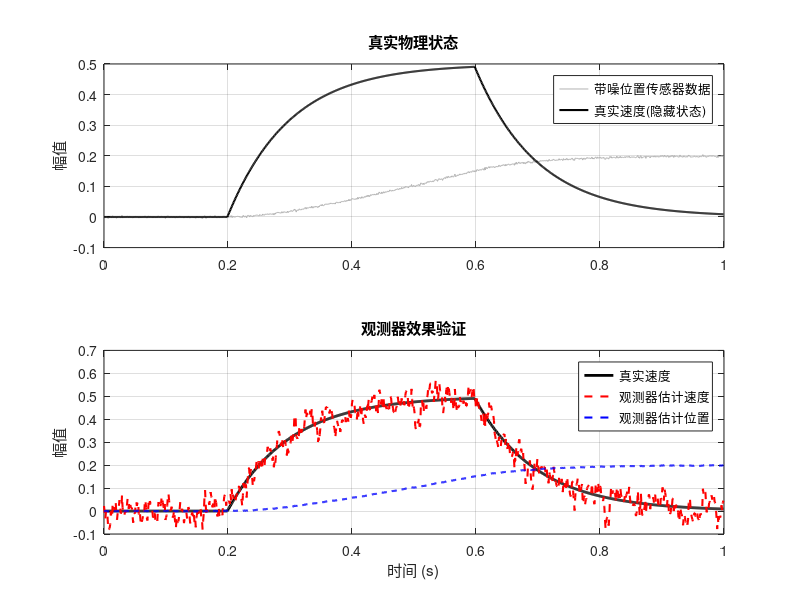
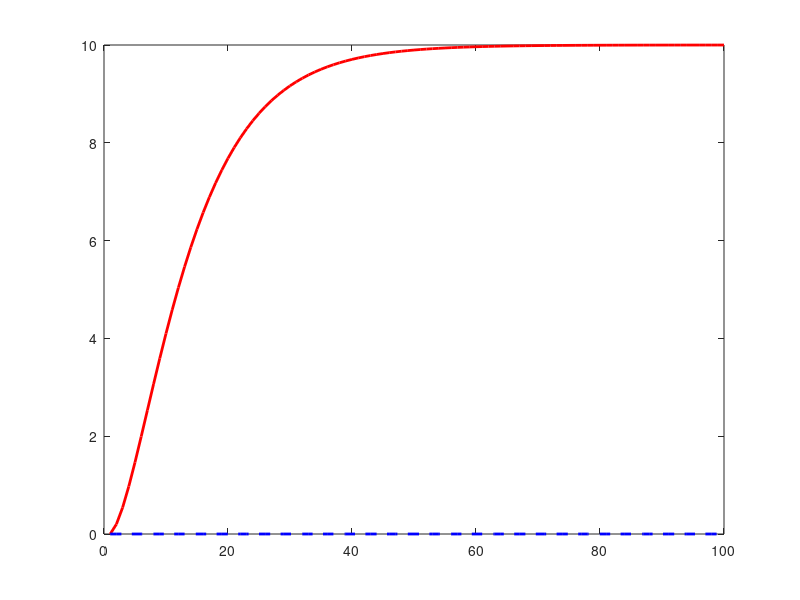

Recreate these plots in MATLAB, in order. (Note: this script raises an error after producing the figures.)
%% *一、从微分方程到状态观测器*
% _*1.什么是状态空间？*_
% 在《信号与系统》中，我们习惯用传递函数$H(s)$ 来描述系统。
% 
% $$$ \frac{Y(s)}{U(s)} = \frac{1}{s^2 + 2s + 1} $$$ 
% 
% 这是一个黑盒模型：如果你给它输入 $U$，它吐出输出 $Y$。但盒子内部发生了什么？我们不知道。
% 
% 状态空间 (State Space)是白盒模型。 它认为：系统之所以能动，是因为内部有一些“变量”在随时间变化。这些变量叫状态 (State)。
% 
% *以牛顿第二定律举例：* 
% 
% 假设你推一个质量 $m=1$ 的滑块。力是输入 $u$，位置是输出 $y$。 根据牛顿第二定律公式：$$F = ma \Rightarrow u = 
% \ddot{y}$$。我们可以选两个内部变量（状态）： 
%% 
% * 位置：$x_1 = y$ 
% * 速度：$x_2 = \dot{y}$
%% 
% 现在，我们把二阶微分方程$$u = \ddot{y}$$拆成两个一阶微分方程：
%% 
% * 状态1的变化率（位置的导数）： $\dot{x}_1 = x_2$ （速度）
% * 状态2的变化率（速度的导数）： $\dot{x}_2 = u/m = u$ （加速度）
%% 
% 把它写成矩阵形式：
% 
% $$ \left[ \begin{array}{c} \dot{x}_1 \\ \dot{x}_2 \end{array} \right] = \left[ 
% \begin{array}{cc} 0 & 1 \\ 0 & 0 \end{array} \right] \left[ \begin{array}{c} 
% x_1 \\ x_2 \end{array} \right] + \left[ \begin{array}{c} 0 \\ 1 \end{array} 
% \right] u $$
% 
% $$ y = \left[ \begin{array}{cc} 1 & 0 \end{array} \right] \left[ \begin{array}{c} 
% x_1 \\ x_2 \end{array} \right] $$
% 
% 这就是传说中的标准形式：
%  $$$ \dot{x} = Ax + Bu $$$
%  $$$ y = Cx + Du $$$
%% 
% * *A (系统矩阵)*：描述系统内部状态如何互相影响（比如速度改变位置）。
% * *B (输入矩阵)*：描述输入$$u$ $如何改变状态（力改变速度）。
% * *C (输出矩阵)*：描述我们能用传感器看到什么（只能看到位置 $x_1$）。
% * *D (前馈矩阵)*：描述输入$$u$ $是否能*瞬间*直接改变输出$ $y$$。
%% 
% 在机器人位置/速度控制中，由于存在物理惯性，输入电压无法让位置/速度瞬间突变，因此通常$ $D = 0$$，此类系统称为严格真系统(Strictly 
% Proper System)。
% 
% 只有在测量加速度或纯电路系统中（输入量对于输出量没有积分环节 是纯增益系统/直接耦合系统），$$D$ $才可能不为 0。
% _2.为什么需要观测器？(Observer)_
% 在机器人控制中，我们经常遇到一个尴尬的局面：
%% 
% * 我们需要什么：为了控制得稳，我们需要全状态反馈，也就是既要知道位置 $x_1$，也要知道速度 $x_2$。
% * 我们有什么：为了省钱或空间，我们只有位置传感器（编码器），也就是我们只知道 $y=x_1$。
%% 
% *对位置直接求导来得到速度有什么问题呢？*
% 
% $v = (y_{new} - y_{old}) / \Delta t$。 
% 
% 在工程中，微分会极大地放大噪声。如果位置传感器信息产生抖动，算出来的速度会极其吓人。
% 
% 为了解决上述问题，我们引入观测器 (Observer)：一个基于数学的系统模型。还是以电机速度为例，我们的观测器进行以下两个步骤：
%% 
% * 预测：观测器根据刚才的 $A, B$ 矩阵，预测电机位置
% * 校正：将计算得到的预测位置和真实传感器位置进行。 如果不一样，那么根据这个误差，按比例修正观测器的猜测。
%% *二、观测器的数学原理*
% _*1.观测器方程*_
% 设 $\hat{x}$ (”你头顶怎么尖尖的“) 为我们估计的状态，观测器方程如下：
%  $$$ \dot{\hat{x}} = \underbrace{A\hat{x} + Bu}_{\text{纯模型推算}} + \underbrace{L(y - C\hat{x})}_{\text{误差校正项}} $$$
%% 
% * $y$：真实测到的位置
% * $C\hat{x}$：我们要估计的位置
% * $(y - C\hat{x})$：估计误差
% * $$L$$：观测器增益矩阵
%% 
% $L$ 越大：越相信传感器，校正越快，但噪声越大。 
% 
% $L$ 越小：越相信模型，越平滑，但如果模型不准，误差会很大。
% 
% _可以看出，这类观测器采用了模型预测 + 输出误差反馈的标准形式。其中L根据人为指定的观测器收敛速度计算得到，具有这种设计思路的观测器我们称之为*龙伯格观测器(Luenberger 
% Observer)。*他还有一个孪生兄弟，根据噪声统计得到最优估计，那种观测器叫做卡尔曼滤波器(Kalman Filter)，_
% _*2.利用位置传感器观测速度*_
% 让我们设计一个观测器，在只有“位置数据”的情况下，把“速度”找回来。
% 
% 使用_*极点配置法 (Pole Placemen_t)* 来计算增益$ $L$$

clear; clc; close all;

% 1. 建立模型 (简单的旋转电机)
% x1 = 角度 (rad), x2 = 角速度 (rad/s)
% 物理参数
J = 0.01;   % 转动惯量
b = 0.1;    % 阻尼 (摩擦力)
K = 0.01;   % 力矩常数

% 矩阵定义
A = [0, 1; 
     0, -b/J]; % 系统矩阵：角度导数是速度，速度导数受阻尼影响
B = [0; 
     K/J];     % 输入矩阵：u 是电压，产生力矩
C = [1, 0];    % 输出矩阵：我们只能观测到 x1 (角度)
D = 0;

% 2. 离散化 (Discretize)
% 单片机是数字系统，我们把连续的微分方程变成差分方程
Fs = 1000;          % 采样频率 1000Hz
Ts = 1/Fs;          % 采样时间 0.001s
sys_c = ss(A, B, C, D);
sys_d = c2d(sys_c, Ts, 'zoh'); % 转换为离散系统
[Ad, Bd, Cd, Dd] = ssdata(sys_d);

% 3. 设计观测器增益 L (Pole Placement)
% 我们需要决定观测器收敛得有多快。
% 规则：观测器的极点应该比系统本身的极点快 2~5 倍。

system_poles = eig(Ad); % 看看系统原本有多快
disp('系统固有极点:'); disp(system_poles);

% 我们把观测器极点配置得更靠近原点 (在z域，越近原点收敛越快)
desired_poles = [0.9, 0.85]; 

% 计算增益 L
% place 函数是自动控制原理中计算反馈增益的神器 极点配置法
% 公式对应：eig(Ad - L*Cd) = desired_poles
L = place(Ad', Cd', desired_poles)'; 

disp('计算出的观测器增益 L:'); disp(L);
% 我们模拟 1 秒钟的过程
steps = 1000;
t = (0:steps-1) * Ts;

% 初始化
x_true = [0; 0];     % 真实状态 (上帝视角)
x_est  = [0; 0];     % 观测器估计状态 (你的算法视角)
u = 0;               % 输入电压

% 记录数据用于画图
history_v_true = zeros(1, steps);
history_x_est  = zeros(1, steps);
history_v_est  = zeros(1, steps);
history_pos    = zeros(1, steps);

for k = 1:steps
    % --- 生成输入信号 ---
    % 0.2秒时给一个 5V 电压，0.6秒时撤销
    if k > 200 && k < 600
        u = 5;
    else
        u = 0;
    end
    
    % --- 1. 模拟真实物理世界 (Plant) ---
    % 真实系统根据物理定律演变
    x_true = Ad * x_true + Bd * u;
    
    % 模拟传感器 (加一点点噪声！)
    % 这是观测器最厉害的地方：哪怕有噪声，也能算准
    noise = 0.002 * randn(); 
    y_sensor = Cd * x_true + noise; 
    
    % --- 2. 观测器算法 (Algorithm) ---
    % 这一步就是你会写进单片机 C 代码里的逻辑
    
    % Step A: 算出估计的传感器值
    y_est = Cd * x_est;
    
    % Step B: 算出误差
    error = y_sensor - y_est;
    
    % Step C: 更新估计状态 (预测 + 校正)
    x_est = Ad * x_est + Bd * u + L * error;
    
    % --- 3. 记录数据 ---
    history_v_true(k) = x_true(2); % 真实速度
    history_x_est(k)  = x_est(1);  % 估计位置 ？？
    history_v_est(k)  = x_est(2);  % 估计速度
    history_pos(k)    = y_sensor;  % 测量到的位置
end

figure('Color', 'w');

subplot(2,1,1);
plot(t, history_pos, 'Color', [0.7 0.7 0.7]); hold on;
plot(t, history_v_true, 'k', 'LineWidth', 1.5);
title('真实物理状态');
legend('带噪位置传感器数据', '真实速度(隐藏状态)');
ylabel('幅值'); grid on;

subplot(2,1,2);
plot(t, history_v_true, 'k', 'LineWidth', 2); hold on;
plot(t, history_v_est, 'r--', 'LineWidth', 1.5);
plot(t, history_x_est, 'b--', 'LineWidth', 1.5);
title('观测器效果验证');
legend('真实速度', '观测器估计速度','观测器估计位置');
xlabel('时间 (s)'); ylabel('幅值');
grid on;
%% 
% 仔细观察第二张图： 1. 红色虚线（估计值）在 0.2 秒电机启动瞬间，迅速追上了黑色实线（真实值）。 2. 尽管传感器位置数据（第一张图的灰线）有噪声，但观测出来的速度非常平滑。
% 
% 这就是观测器的魔力：利用物理模型 $A, B$ 和反馈矩阵 $L$，在只有位置传感器的情况下， “观察”出了原本看不见的速度。
%% *三、观测器应用的深层剖析*
% 疑问是：传感器 $y$ 给的是位置，我的误差 $(y - \hat{y})$ 也是位置误差。 为什么这个“位置误差”能用来修正“速度”呢？
% 
% 答案藏在矩阵 $A$ 和增益 $L$ 的耦合关系里。
% _1. 矩阵方程_
% 我们的观测器方程是向量形式： $$ \dot{\hat{x}} = A\hat{x} + Bu + L(y - C\hat{x}) $$
% 
% 让我们把它拆成两个标量方程（假设 $x_1$ 是位置，$$x_2$$ 是速度）。
%% 
% * 系统矩阵 $A = \left[ \begin{array}{cc} 0 & 1 \\ 0 & 0 \end{array} \right]$ （简化模型，忽略阻尼）
% * 增益矩阵 $L = \left[ \begin{array}{c} l_1 \\ l_2 \end{array} \right]$ （注意 $L$ 
% 有两个元素）
%% 
% 展开后的方程组如下：
% 
% 方程 (1) 估计位置的变化率：
% 
% $$$ \dot{\hat{x}}_1 = \hat{x}_2 + l_1 \cdot (y - \hat{x}_1) $$$
% 
% 方程 (2) 估计速度的变化率： 
% 
% $$$ \dot{\hat{x}}_2 = 0 + \frac{1}{J}u + l_2 \cdot (y - \hat{x}_1) $$$
% 
% 
% 
% $\dot{\hat{x}}_2$ 是加速度（速度的导数）。$(y - \hat{x}_1)$ 是位置误差（真实位置 - 估计位置）。
% 
% _通过参数_ $l_1$_，我们利用位置误差修正了对速度的估计_
% 
% _通过参数_ $l_2$_，我们利用位置误差修正了对加速度的估计_
% _2. 直观的物理逻辑推演_
% 想象一下，观测器（影子）正在追赶真实电机（真身）。
% 
% 场景一：影子落后了
%% 
% * 1.  现状：真实位置 $y = 100$，估计位置 $\hat{x}_1 = 90$。 
% * 2.  误差：$$Error = 100 - 90 = 10$$ （正数）。
% * 3.  对速度的修正（看方程2）：  $$ \dot{\hat{x}}_2 = \dots + l_2 \cdot 10 $$ 这相当于给影子的加速度猛踩了一脚油门！
% * 4.  结果：影子的速度$\hat{x}_2$ 开始飙升。 
% * 5.  连锁反应（看方程1）：速度 $\hat{x}_2$ 变快了，影子的位置 $\hat{x}_1$ 跑得更快，迅速追上真身。
%% 
% 场景二：影子跑超了
%% 
% * 1.  现状：真实位置 $y = 100$，估计位置 $\hat{x}_1 = 110$。 
% * 2.  误差：$$Error = -10$$ （负数）。 
% * 3.  对速度的修正：  $$ \dot{\hat{x}}_2 = \dots + l_2 \cdot (-10) $$ 这相当于给影子的加速度踩了一脚刹车！ 
% * 4.  结果：影子的速度 $\hat{x}_2$ 迅速下降，甚至变成负数（倒车）。 
% * 5.  连锁反应：影子慢下来，等待真身追上来。
% _3. L矩阵的作用_
% 增益矩阵 $L = [l_1; l_2]$ 扮演了两个角色：
%% 
% * $$l_1$$ (位置校正增益)： 直接把位置误差加到位置变化率上。作用是“拽”着影子往真身靠，类似于比例控制 (P)。
% * $$l_2$ $(速度校正增益)：  这是最神奇的地方。它隐含了一个逻辑：  *“*如果我的位置猜错了，那一定是因为我刚才的速度猜错了。”所以，利用位置误差去修正速度是合理的。
%% 
% 这就是为什么观测器能算出速度：它利用位置误差的历史积累，不断反推并修正速度变量，直到位置误差归零时，速度也就自然对齐了。
% _4. MATLAB 验证：l2 对速度估计的影响_
% 让我们做一个小实验，把 l2 设为 0，看看还能不能估计出速度。

% 简单模型
A = [0 1; 0 0]; B = [0; 1]; C = [1 0]; D = 0;
Ts = 0.01;
sys = c2d(ss(A,B,C,D), Ts, 'zoh');
[Ad, Bd, Cd, Dd] = ssdata(sys);

% --- 实验 A: 正常的观测器 (L1, L2 都有值) ---
L_normal = place(Ad', Cd', [0.90, 0.80])'; 

% --- 实验 B: 只有位置校正，没有速度校正 (L2 = 0) ---
L_broken = L_normal; 
L_broken(2) = 0; % 强行切断速度修正通路！

% 仿真
steps = 100;
x_true = [0; 10]; % 真实电机在以 10 的速度匀速转动
x_est_A = [0; 0]; % 观测器A 从 0 开始猜
x_est_B = [0; 0]; % 观测器B 从 0 开始猜

log_v_A = [];
log_v_B = [];

for k = 1:steps
    y = Cd * x_true; % 测量位置
    
    % 更新真实状态
    x_true = Ad * x_true;
    
    % 更新观测器 A (正常)
    y_hat_A = Cd * x_est_A;
    x_est_A = Ad * x_est_A + L_normal * (y - y_hat_A);
    
    % 更新观测器 B (L2=0)
    y_hat_B = Cd * x_est_B;
    x_est_B = Ad * x_est_B + L_broken * (y - y_hat_B);
    
    log_v_A(end+1) = x_est_A(2);
    log_v_B(end+1) = x_est_B(2);
end

figure('Color', 'w');
plot(log_v_A, 'r', 'LineWidth', 2); hold on;
plot(log_v_B, 'b--', 'LineWidth', 2);
yline(10, 'k', '真实速度');
legend('L2正常 (能估计出速度)', 'L2=0 (速度估计永远为0)');
title('如果切断 L2，观测器就废了');
grid on;
% _5. 观测器位置估计 x1_hat 的价值_
% 本实验模拟一个低分辨率编码器，观察 x1_hat 如何消除“量化噪声”。

% --- 1. 系统定义 ---
% 简单一阶积分模型：速度 -> 位置
% x = [位置] (这里为了简单，假设我们直接控制速度，只观测位置)
A = 0; B = 1; C = 1; D = 0; 
Ts = 0.001; % 1ms
sys = c2d(ss(A,B,C,D), Ts, 'zoh');
[Ad, Bd, Cd, ~] = ssdata(sys);

% --- 2. 设计观测器 ---
% 极点配置在 0.8 (比较平滑)
L = place(Ad', Cd', 0.8)';

% --- 3. 仿真设置 ---
steps = 500;
t = (0:steps-1)*Ts;

x_true = 0;       % 真实位置 (浮点数，无限精度)
x_est = 0;        % 观测器估计位置
u = 10;           % 恒定速度输入 10 rad/s

% 模拟一个低分辨率编码器
% 假设分辨率是 0.5 rad (非常粗糙，为了让效果明显)
quantization_step = 0.5; 

log_pos_true = [];
log_pos_sensor = [];
log_pos_est = [];

for k = 1:steps
    % 1. 真实物理世界
    x_true = Ad * x_true + Bd * u;
    
    % 2. 糟糕的传感器 (加入量化效应)
    % round() 函数模拟了编码器的“取整”特性
    y_sensor = round(x_true / quantization_step) * quantization_step;
    
    % 3. 观测器更新
    y_hat = Cd * x_est;
    x_est = Ad * x_est + Bd * u + L * (y_sensor - y_hat);
    
    % 4. 记录
    log_pos_true(end+1) = x_true;
    log_pos_sensor(end+1) = y_sensor;
    log_pos_est(end+1) = x_est;
end

% --- 4. 绘图对比 ---
figure('Color', 'w');
plot(t, log_pos_true, 'k', 'LineWidth', 2); hold on;
plot(t, log_pos_sensor, 'b-', 'LineWidth', 1); 
plot(t, log_pos_est, 'r--', 'LineWidth', 2);

legend('真实位置 (上帝视角)', '传感器读数 (台阶状/量化噪声)', '观测器 x1 (平滑重建)');
title(['观测器 x1 对量化噪声的平滑效果 (L=' num2str(L) ')']);
xlabel('时间 (s)'); ylabel('位置 (rad)');
grid on;

% 画一个局部放大图
axes('Position',[.6 .2 .25 .25]);
box on; 
plot(t(200:250), log_pos_true(200:250), 'k'); hold on;
plot(t(200:250), log_pos_sensor(200:250), 'b-');
plot(t(200:250), log_pos_est(200:250), 'r--');
title('局部放大');
%% 
% _*使用*_$ $\hat{x}_1$ $_*替代位置传感器数据的优点*_
% 
% 消除量化噪声 (Quantization Noise)：这是$ $\hat{x}_1$ $最直观的用处。
%% 
% * 传感器痛点：真实的编码器是有分辨率的。比如 12位编码器，它读出来的数是“台阶状”的（0, 1, 1, 1, 2, 2...），不是连续的光滑曲线。
% * $ $\hat{x}_1$ $ 的优势：因为模型是连续积分的，观测器算出来的$ $\hat{x}_1$ $是浮点数，它会平滑地切过这些台阶，还原出物体真实的运动轨迹。
%% 
% 填补时间空隙 (Inter-sample Estimation)
%% 
% * 场景：假设你的传感器只有 500Hz（2ms 更新一次），但你的控制回路跑在 1000Hz（1ms 一次）。
% * 痛点：在传感器没更新的那 1ms 里，你该用什么位置做控制？如果沿用旧值，系统会顿挫。
% * $ $\hat{x}_1$ $的优势：观测器每时每刻都在根据模型跑预测。在传感器还没发来新数据时，观测器已经算出了“这一毫秒”机器人应该在哪。这叫预测/插值。
%% 
% 解决传输丢包/故障
%% 
% * 场景：如果 CAN 总线拥堵，某一帧位置数据丢了。
% * 痛点：直接用 $y$ 可能会读到 0 或者卡在上一帧不动。
% * $ $\hat{x}_1$ $的优势：观测器具有惯性。即使这一帧没数据，它依然会根据之前的速度继续推演下一刻的位置。这极大地提高了系统的鲁棒性。
%% 
% _*使用*_$ $\hat{x}_1$ $_*替代位置传感器数据的代价*_
% 
% 相位滞后 (Phase Lag)。
%% 
% * 滤波器本质：观测器本质上是一个低通滤波器。凡是滤波，必有延迟。
% * 后果：真实位置到了 100 度。$ $\hat{x}_1$ $可能才算到 99.5 度。这微小的滞后，在低频时没问题，但在高频高动态（比如电机急停急转）时，会导致相位裕度下降，系统变“软”，甚至震荡。
%% 
% 工程法则：
%% 
% * 如果你的观测器带宽配置得够高（$$L$ $比较大，响应快），$ $\hat{x}_1$ $ 的滞后可以忽略不计，推荐使用$ $\hat{x}_1$ 
% $做反馈。
% * 如果你追求极致的刚性（响应极快），或者观测器调得比较慢，建议用原始数据$ $y$ $做位置环反馈，只用 $ $\hat{x}_2$ $ 做速度环反馈。
%% 
% _*笔者：卢俊烨*_
% _*日期：2025.12.02*_
% _*https://github.com/yagami-light7*_
% 
%